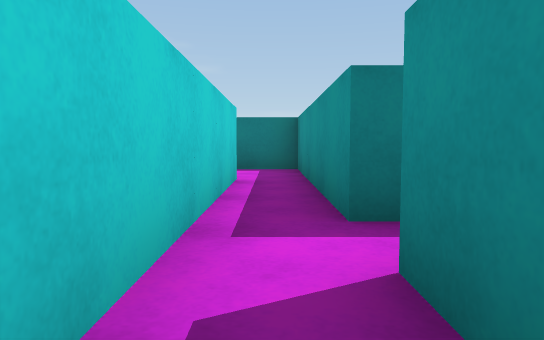
[1] (above)

12 first-person views from a walk through a 3-D level made in the Unity game engine. The camera is 0.51 m above the floor, tilts 4° down and sees 70° across. The floor is counted in squares, 1 m on a side. Each view is taken from the middle of a square. On the plan, view 1 faces up. The plan holds only what a view shows up to about 9 squares ahead; the rest is blank. The player is left out.

[2]
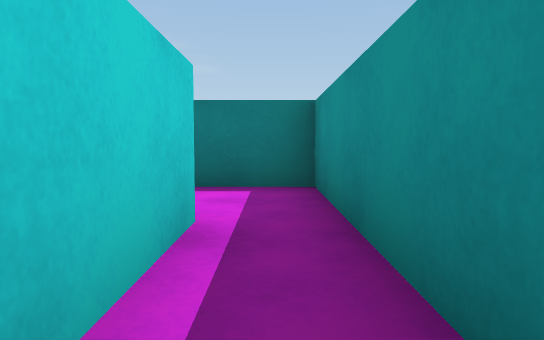

[3]
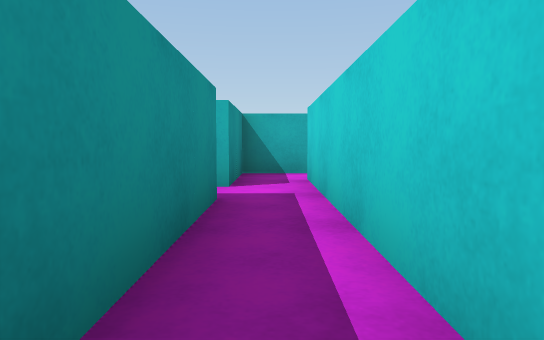

[4]
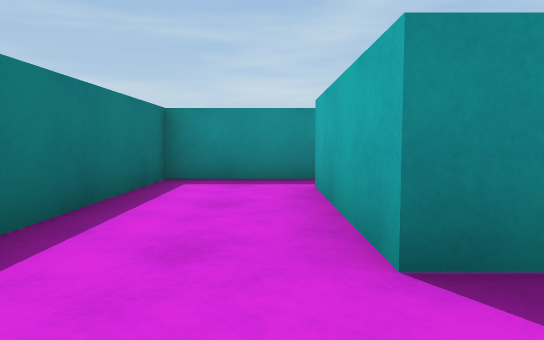

[5]
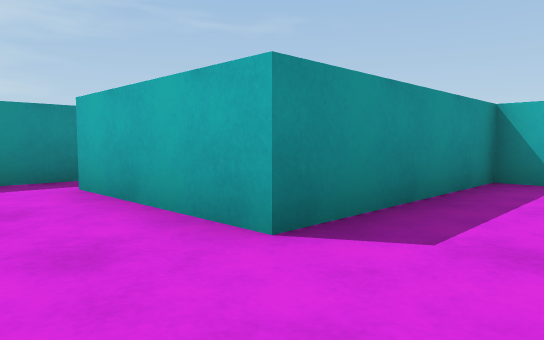

[6]
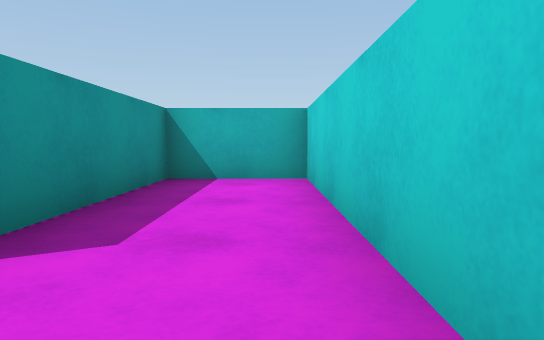

[7]
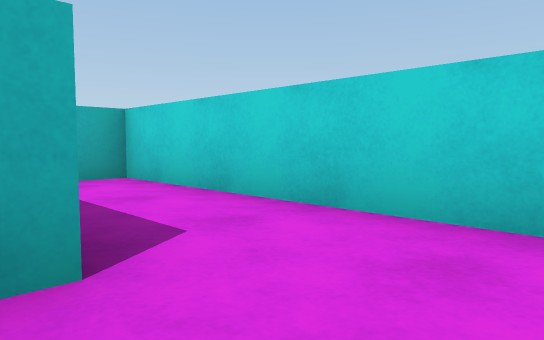

[8]
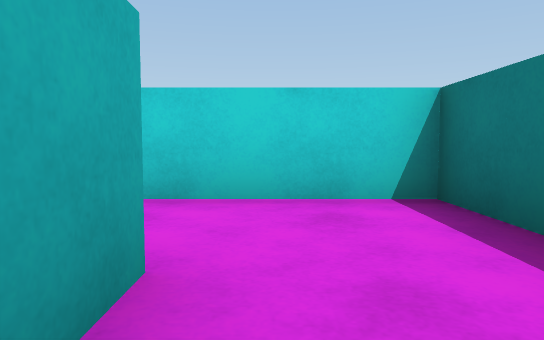

[9]
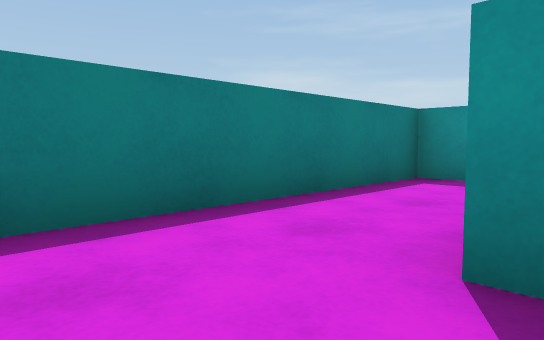

[10]
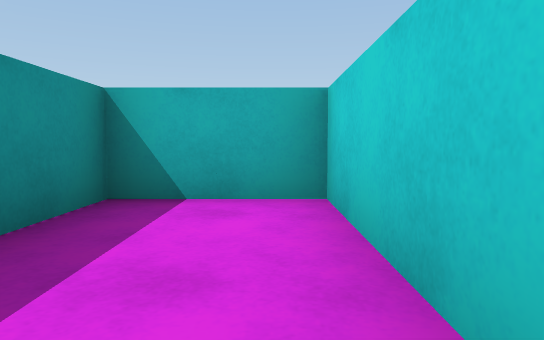

[11]
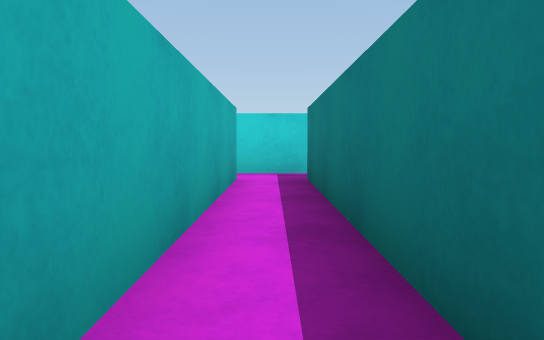

[12]
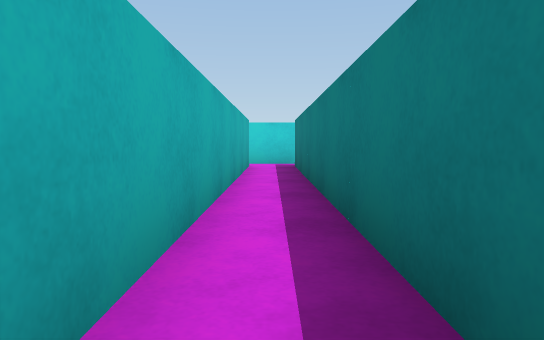

### Floor plan
Points are (right, up) in squares from view 1. A wall is a line through its corners. A room is listed if a view was taken in it or the views show most of it. See-through windows are left out.
Room 1 (view 1)
walls: (-0.5, 1.5) (-0.5, 0.5); (-0.6, -0.5) (0.5, -0.5) (0.5, 1.5)
ways out: opening at (0, 1) to room 2; opening at (-1, 0)
Room 2 (views 2, 11, 12)
walls: (0.5, 1.5) (8.4, 1.5); (8.4, 2.5) (0.5, 2.5) (0.5, 5.5); (-0.5, 5.5) (-0.5, 1.5)
ways out: opening at (0, 1) to room 1; opening at (0, 6) to room 3
Room 3 (views 3, 4, 5, 6, 7, 8, 9, 10)
walls: (0.5, 5.5) (0.5, 7.5) (-5.5, 7.5) (-5.5, 1.5) (-3.5, 1.5) (-3.5, 5.5) (-0.5, 5.5)
ways out: opening at (0, 6) to room 2

Positions as (right, up) in squares from view 1, and headings:
1: (0, 0), facing up
2: (0, 3), facing up
3: (0, 6), facing down
4: (-5, 6), facing right
5: (-5, 7), facing down-right
6: (-5, 7), facing down
7: (-3, 7), facing down-left
8: (-2, 6), facing left
9: (-5, 5), facing up-right
10: (-5, 5), facing down
11: (6, 2), facing left
12: (9, 2), facing left
